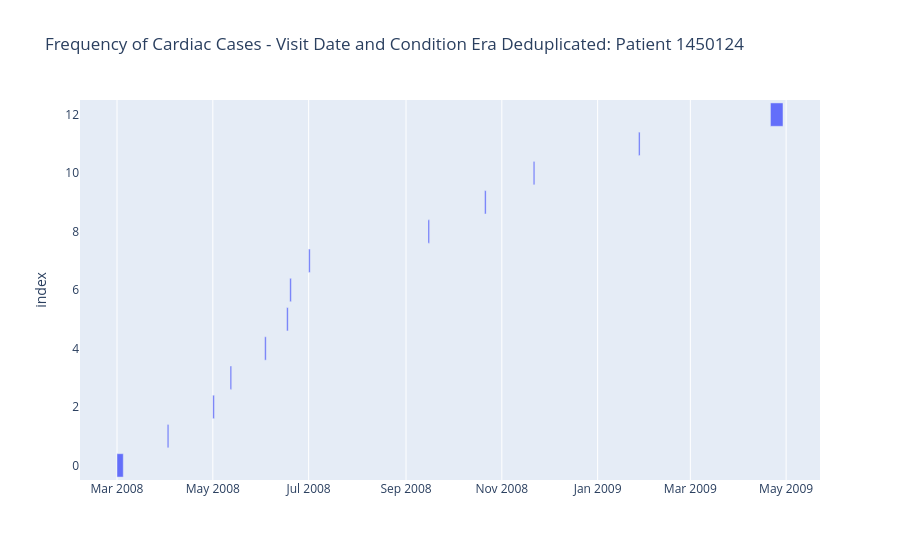

Source (notebook cell):
### Code cell
start = pd.to_datetime(most_cases['condition_start_date'])
## add one day, just so it shows up on the plot
end = pd.to_datetime(most_cases['condition_end_date'].apply(lambda x: x + datetime.timedelta(days=1)))

most_cases['start'] = start
most_cases['end'] = end

px.timeline(most_cases, y = 'index', x_start='start', x_end = 'end', 
            title="Frequency of Cardiac Cases - Visit Date and Condition Era Deduplicated: Patient 1450124")

### Figure 1 — Plotly figure (JSON) as saved in the notebook; plotly's stock layout.template omitted (floating-point values rounded to 4 significant figures)
{"data": [{"base": ["2008-03-01T00:00:00", "2008-04-02T00:00:00", "2008-05-01T00:00:00", "2008-05-12T00:00:00", "2008-06-03T00:00:00", "2008-06-17T00:00:00", "2008-06-19T00:00:00", "2008-07-01T00:00:00", "2008-09-15T00:00:00", "2008-10-21T00:00:00", "2008-11-21T00:00:00", "2009-01-27T00:00:00", "2009-04-21T00:00:00"], "hovertemplate": "start=%{base}<br>end=%{x}<br>index=%{y}<extra></extra>", "legendgroup": "", "marker": {"color": "#636efa", "pattern": {"shape": ""}}, "name": "", "orientation": "h", "showlegend": false, "textposition": "auto", "type": "bar", "x": [345600000, 86400000, 86400000, 86400000, 86400000, 86400000, 86400000, 86400000, 86400000, 86400000, 86400000, 86400000, 691200000], "xaxis": "x", "y": [0, 1, 2, 3, 4, 5, 6, 7, 8, 9, 10, 11, 12], "yaxis": "y"}], "layout": {"barmode": "overlay", "legend": {"tracegroupgap": 0}, "title": {"text": "Frequency of Cardiac Cases - Visit Date and Condition Era Deduplicated: Patient 1450124"}, "xaxis": {"anchor": "y", "domain": [0, 1], "type": "date"}, "yaxis": {"anchor": "x", "domain": [0, 1], "title": {"text": "index"}}}}
